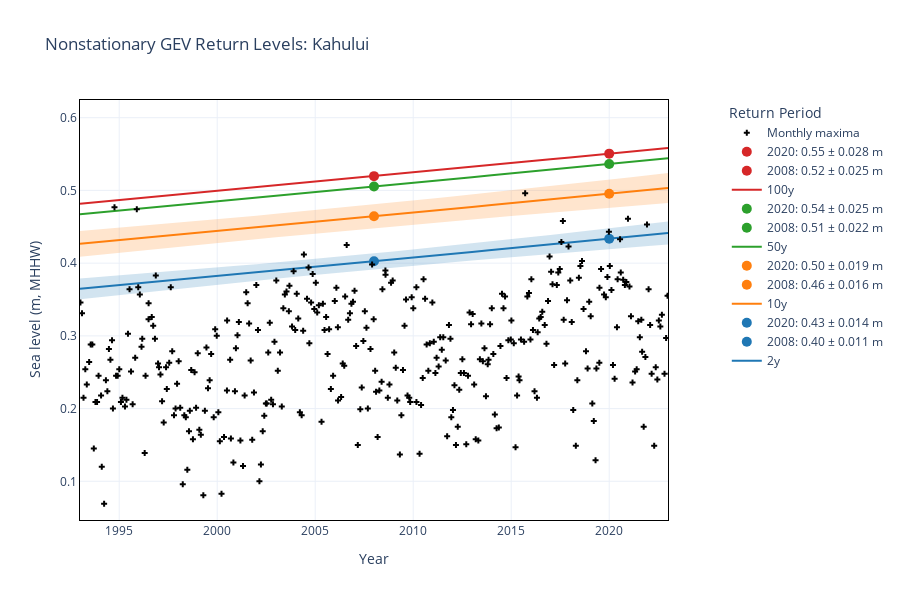

Source (notebook cell):
### Markdown cell above
```{glue:figure} TimeDependentReturnValue
:name: "TimeDependentReturnValue"
Time series of the nonstationary GEV-based extreme water level return values for {glue:text}`station_name`. The monthly maxima (+) are displayed spanning data from {glue:text}`year0` to 2023. The return levels (at 2, 10, 50, and 100 year levels) are shown in solid lines. The 95% Confidence Interval (shaded area) also varies in time, and is shown only for the 2 and 10 year return levels. Years 2008 and 2020 are highlighted on these curves to show the differences in values when taking seasonality, a long-term trend, and the 18.6 nodal-cycle into account. This particular best-fit model for {glue:text}`station_name` includes the {glue:text}`parameters_included`.
```
```{margin}
Caution: Confidence Intervals still getting tweaked!!
```

### Code cell
####INPROGRESS#####


import seaborn as sns
import matplotlib.colors as mcolors
import numpy as np
import plotly.graph_objects as go
import xarray as xr
import os

# Load the dataset
ds = xr.open_dataset(os.path.join(model_output_dir, ridString, 'RL_muN.nc'))
dsMHHW = ds - STNDtoMHHW
dsMHHW.attrs['units'] = 'm, MHHW'

# Get the first year
year0 = dsMHHW['Year'][0].item()

# Generate the Seaborn color palette and convert to hex
seaborn_palette = sns.color_palette()  # Adjust the palette as needed
cmap = [mcolors.to_hex(color) for color in seaborn_palette]

# Create Plotly figure
fig = go.Figure()

yearseval = [2008, 2020]


# Layout configuration
fig.update_layout(
    title=f'Nonstationary GEV Return Levels: {station_name}',
    xaxis_title='Year',
    yaxis_title='Sea level (m, MHHW)',
    yaxis=dict(showline=True,linecolor='black',mirror=True,tickformat='.1f',range=[meanmaxSL - 0.5 * rangemaxSL, meanmaxSL + 0.75 * rangemaxSL]),
    xaxis=dict(showline=True,linecolor='black',mirror=True,tickformat='.0f',range=[year0plot, 2023]),
    legend_title='Return Period',
    legend=dict(
        x=1.1,  # Position the legend horizontally
        y=1,  # Position the legend at the top
    ),    
    template='plotly_white',
    width = 900,
    height = 600
)

# Plot each return period
for i, rp in enumerate(dsMHHW['ReturnPeriod']):
    fig.add_trace(go.Scatter(
        x=dsMHHW['Year'].values,
        y=dsMHHW['ReturnLevel'][i].values,
        mode='lines',
        line=dict(color=cmap[i], width=2),
        name=f'{rp.values}y',
        hovertemplate='%{x:.0f}: %{y:.3f} m'
    ))
    for year in yearseval:
        yrval = dsMHHW['ReturnLevel'][i].sel(Year=year).values
        std = dsMHHW['RL_high'][i].sel(Year=year).values - yrval
        fig.add_trace(go.Scatter(
            x=[year],
            y=[yrval],
            mode='markers+text',
            marker=dict(color=cmap[i], size=10),
            hovertemplate='%{x:.0f}: %{y:.3f} m',
            textposition='top right',
            name=f'{year}: {yrval:.2f} ± {std:.3f} m'
        ))

for i in range(2):
    rgba_color = mcolors.to_rgba(cmap[i], alpha=0.2)  # Adjust alpha for transparency
    
    # Convert the RGBA color to Plotly-friendly format
    fillcolor = f'rgba({rgba_color[0]*255}, {rgba_color[1]*255}, {rgba_color[2]*255}, {rgba_color[3]})'
    fillcolor0 = f'rgba({rgba_color[0]*255}, {rgba_color[1]*255}, {rgba_color[2]*255}, 0)'

    # Add fill between RL_high and RL_low using rgba for transparency
    fig.add_trace(go.Scatter(
        x=dsMHHW['Year'].values,
        y=dsMHHW['RL_high'][i].values,
        mode='lines',  # This can be 'none' if you don't want the line, but usually 'lines' is good
        line=dict(color=fillcolor0),  # Hide the line if desired
        fillcolor=fillcolor,  # Custom RGBA color with transparency
        name='Upper Confidence Interval',
        showlegend=False,
        hoverlabel=dict(
            bgcolor=fillcolor,  # Set background color for the hover box
            font_color=cmap[i]  # Set font color to match the color map
        ),
        hovertemplate='%{x:.0f}: %{y:.3f} m'
    ))

    fig.add_trace(go.Scatter(
        x=dsMHHW['Year'].values,
        y=dsMHHW['RL_low'][i].values,
        mode='lines',  # Again, this can be 'none' if you don't want a line drawn
        fill='tonexty',  # This tells Plotly to fill to the previous trace
        fillcolor=fillcolor,  # Same fillcolor for consistency
        line=dict(color=fillcolor0),  # Hide the line if desired
        showlegend=False,
        name = 'Lower Confidence Interval',
        hoverlabel=dict(
            bgcolor=fillcolor,  # Set background color for the hover box
            font_color=cmap[i]  # Set font color to match the color map
        ),
        hovertemplate='%{x:.0f}: %{y:.3f} m'
    ))





# Assuming `mm` is defined
fig.add_trace(go.Scatter(
    x=mm['t'].values + year0,
    y=mm['monthly_max'].values - STNDtoMHHW,
    mode='markers',
    marker=dict(color='black', size=5, symbol='cross'),
    name='Monthly maxima',
    hovertemplate='%{x:.0f}: %{y:.3f} m'
))

# Save the figure
savename = f'TimeDependentReturnValue_{ridString}.html'


# Optional: Display the figure
fig.show()
#save html
matrix_dir = Path('../../matrix/plotly')
fig.write_html(matrix_dir / savename, full_html=True)

### Figure 1 — Plotly figure (JSON) as saved in the notebook; plotly's stock layout.template omitted (floating-point values rounded to 4 significant figures; data arrays with more than 128 entries replaced by an {"elided": "..."} marker saying what was removed)
{"data": [{"hovertemplate": "%{x:.0f}: %{y:.3f} m", "line": {"color": "#1f77b4", "width": 2}, "mode": "lines", "name": "2y", "type": "scatter", "x": [1993, 1994, 1995, 1996, 1997, 1998, 1999, 2000, 2001, 2002, 2003, 2004, 2005, 2006, 2007, 2008, 2009, 2010, 2011, 2012, 2013, 2014, 2015, 2016, 2017, 2018, 2019, 2020, 2021, 2022, 2023], "y": [0.3646, 0.3671, 0.3696, 0.3722, 0.3747, 0.3772, 0.3797, 0.3822, 0.3847, 0.3872, 0.3897, 0.3923, 0.3948, 0.3974, 0.3999, 0.4026, 0.4051, 0.4077, 0.4102, 0.4128, 0.4154, 0.418, 0.4205, 0.4231, 0.4257, 0.4283, 0.4309, 0.4335, 0.4361, 0.4387, 0.4413]}, {"hovertemplate": "%{x:.0f}: %{y:.3f} m", "marker": {"color": "#1f77b4", "size": 10}, "mode": "markers+text", "name": "2008: 0.40 ± 0.011 m", "textposition": "top right", "type": "scatter", "x": [2008], "y": [0.4026]}, {"hovertemplate": "%{x:.0f}: %{y:.3f} m", "marker": {"color": "#1f77b4", "size": 10}, "mode": "markers+text", "name": "2020: 0.43 ± 0.014 m", "textposition": "top right", "type": "scatter", "x": [2020], "y": [0.4335]}, {"hovertemplate": "%{x:.0f}: %{y:.3f} m", "line": {"color": "#ff7f0e", "width": 2}, "mode": "lines", "name": "10y", "type": "scatter", "x": [1993, 1994, 1995, 1996, 1997, 1998, 1999, 2000, 2001, 2002, 2003, 2004, 2005, 2006, 2007, 2008, 2009, 2010, 2011, 2012, 2013, 2014, 2015, 2016, 2017, 2018, 2019, 2020, 2021, 2022, 2023], "y": [0.4265, 0.429, 0.4315, 0.4341, 0.4366, 0.4391, 0.4417, 0.4441, 0.4466, 0.4491, 0.4517, 0.4542, 0.4567, 0.4593, 0.4618, 0.4645, 0.467, 0.4696, 0.4721, 0.4747, 0.4773, 0.4799, 0.4824, 0.485, 0.4876, 0.4902, 0.4928, 0.4954, 0.498, 0.5006, 0.5032]}, {"hovertemplate": "%{x:.0f}: %{y:.3f} m", "marker": {"color": "#ff7f0e", "size": 10}, "mode": "markers+text", "name": "2008: 0.46 ± 0.016 m", "textposition": "top right", "type": "scatter", "x": [2008], "y": [0.4645]}, {"hovertemplate": "%{x:.0f}: %{y:.3f} m", "marker": {"color": "#ff7f0e", "size": 10}, "mode": "markers+text", "name": "2020: 0.50 ± 0.019 m", "textposition": "top right", "type": "scatter", "x": [2020], "y": [0.4954]}, {"hovertemplate": "%{x:.0f}: %{y:.3f} m", "line": {"color": "#2ca02c", "width": 2}, "mode": "lines", "name": "50y", "type": "scatter", "x": [1993, 1994, 1995, 1996, 1997, 1998, 1999, 2000, 2001, 2002, 2003, 2004, 2005, 2006, 2007, 2008, 2009, 2010, 2011, 2012, 2013, 2014, 2015, 2016, 2017, 2018, 2019, 2020, 2021, 2022, 2023], "y": [0.4674, 0.4699, 0.4724, 0.4749, 0.4775, 0.48, 0.4825, 0.4849, 0.4874, 0.49, 0.4925, 0.495, 0.4976, 0.5001, 0.5027, 0.5053, 0.5079, 0.5104, 0.513, 0.5155, 0.5181, 0.5207, 0.5233, 0.5258, 0.5284, 0.531, 0.5336, 0.5362, 0.5388, 0.5414, 0.544]}, {"hovertemplate": "%{x:.0f}: %{y:.3f} m", "marker": {"color": "#2ca02c", "size": 10}, "mode": "markers+text", "name": "2008: 0.51 ± 0.022 m", "textposition": "top right", "type": "scatter", "x": [2008], "y": [0.5053]}, {"hovertemplate": "%{x:.0f}: %{y:.3f} m", "marker": {"color": "#2ca02c", "size": 10}, "mode": "markers+text", "name": "2020: 0.54 ± 0.025 m", "textposition": "top right", "type": "scatter", "x": [2020], "y": [0.5362]}, {"hovertemplate": "%{x:.0f}: %{y:.3f} m", "line": {"color": "#d62728", "width": 2}, "mode": "lines", "name": "100y", "type": "scatter", "x": [1993, 1994, 1995, 1996, 1997, 1998, 1999, 2000, 2001, 2002, 2003, 2004, 2005, 2006, 2007, 2008, 2009, 2010, 2011, 2012, 2013, 2014, 2015, 2016, 2017, 2018, 2019, 2020, 2021, 2022, 2023], "y": [0.4817, 0.4842, 0.4867, 0.4892, 0.4918, 0.4943, 0.4968, 0.4992, 0.5017, 0.5043, 0.5068, 0.5093, 0.5119, 0.5144, 0.517, 0.5196, 0.5221, 0.5247, 0.5273, 0.5298, 0.5324, 0.535, 0.5376, 0.5401, 0.5427, 0.5453, 0.5479, 0.5505, 0.5531, 0.5557, 0.5583]}, {"hovertemplate": "%{x:.0f}: %{y:.3f} m", "marker": {"color": "#d62728", "size": 10}, "mode": "markers+text", "name": "2008: 0.52 ± 0.025 m", "textposition": "top right", "type": "scatter", "x": [2008], "y": [0.5196]}, {"hovertemplate": "%{x:.0f}: %{y:.3f} m", "marker": {"color": "#d62728", "size": 10}, "mode": "markers+text", "name": "2020: 0.55 ± 0.028 m", "textposition": "top right", "type": "scatter", "x": [2020], "y": [0.5505]}, {"fillcolor": "rgba(31.0, 119.0, 180.0, 0.2)", "hoverlabel": {"bgcolor": "rgba(31.0, 119.0, 180.0, 0.2)", "font": {"color": "#1f77b4"}}, "hovertemplate": "%{x:.0f}: %{y:.3f} m", "line": {"color": "rgba(31.0, 119.0, 180.0, 0)"}, "mode": "lines", "name": "Upper Confidence Interval", "showlegend": false, "type": "scatter", "x": [1993, 1994, 1995, 1996, 1997, 1998, 1999, 2000, 2001, 2002, 2003, 2004, 2005, 2006, 2007, 2008, 2009, 2010, 2011, 2012, 2013, 2014, 2015, 2016, 2017, 2018, 2019, 2020, 2021, 2022, 2023], "y": [0.3789, 0.3809, 0.3831, 0.3853, 0.3874, 0.3896, 0.3918, 0.394, 0.3963, 0.3986, 0.401, 0.4034, 0.4058, 0.4083, 0.4108, 0.4135, 0.4162, 0.4188, 0.4216, 0.4243, 0.4271, 0.43, 0.4329, 0.4358, 0.4388, 0.4417, 0.4448, 0.4478, 0.4509, 0.454, 0.4571]}, {"fill": "tonexty", "fillcolor": "rgba(31.0, 119.0, 180.0, 0.2)", "hoverlabel": {"bgcolor": "rgba(31.0, 119.0, 180.0, 0.2)", "font": {"color": "#1f77b4"}}, "hovertemplate": "%{x:.0f}: %{y:.3f} m", "line": {"color": "rgba(31.0, 119.0, 180.0, 0)"}, "mode": "lines", "name": "Lower Confidence Interval", "showlegend": false, "type": "scatter", "x": [1993, 1994, 1995, 1996, 1997, 1998, 1999, 2000, 2001, 2002, 2003, 2004, 2005, 2006, 2007, 2008, 2009, 2010, 2011, 2012, 2013, 2014, 2015, 2016, 2017, 2018, 2019, 2020, 2021, 2022, 2023], "y": [0.3504, 0.3533, 0.3562, 0.3591, 0.362, 0.3648, 0.3676, 0.3703, 0.3731, 0.3758, 0.3785, 0.3812, 0.3838, 0.3864, 0.389, 0.3916, 0.3941, 0.3965, 0.3989, 0.4013, 0.4036, 0.4059, 0.4082, 0.4104, 0.4127, 0.4148, 0.417, 0.4192, 0.4213, 0.4234, 0.4255]}, {"fillcolor": "rgba(255.0, 127.0, 14.0, 0.2)", "hoverlabel": {"bgcolor": "rgba(255.0, 127.0, 14.0, 0.2)", "font": {"color": "#ff7f0e"}}, "hovertemplate": "%{x:.0f}: %{y:.3f} m", "line": {"color": "rgba(255.0, 127.0, 14.0, 0)"}, "mode": "lines", "name": "Upper Confidence Interval", "showlegend": false, "type": "scatter", "x": [1993, 1994, 1995, 1996, 1997, 1998, 1999, 2000, 2001, 2002, 2003, 2004, 2005, 2006, 2007, 2008, 2009, 2010, 2011, 2012, 2013, 2014, 2015, 2016, 2017, 2018, 2019, 2020, 2021, 2022, 2023], "y": [0.4443, 0.4465, 0.4487, 0.4511, 0.4534, 0.4557, 0.4581, 0.4604, 0.4628, 0.4653, 0.4677, 0.4702, 0.4728, 0.4754, 0.478, 0.4807, 0.4834, 0.4861, 0.4888, 0.4916, 0.4944, 0.4972, 0.5001, 0.503, 0.5059, 0.5088, 0.5118, 0.5148, 0.5178, 0.5208, 0.5239]}, {"fill": "tonexty", "fillcolor": "rgba(255.0, 127.0, 14.0, 0.2)", "hoverlabel": {"bgcolor": "rgba(255.0, 127.0, 14.0, 0.2)", "font": {"color": "#ff7f0e"}}, "hovertemplate": "%{x:.0f}: %{y:.3f} m", "line": {"color": "rgba(255.0, 127.0, 14.0, 0)"}, "mode": "lines", "name": "Lower Confidence Interval", "showlegend": false, "type": "scatter", "x": [1993, 1994, 1995, 1996, 1997, 1998, 1999, 2000, 2001, 2002, 2003, 2004, 2005, 2006, 2007, 2008, 2009, 2010, 2011, 2012, 2013, 2014, 2015, 2016, 2017, 2018, 2019, 2020, 2021, 2022, 2023], "y": [0.4088, 0.4116, 0.4143, 0.4171, 0.4198, 0.4225, 0.4252, 0.4278, 0.4304, 0.433, 0.4356, 0.4381, 0.4407, 0.4432, 0.4457, 0.4482, 0.4506, 0.4531, 0.4554, 0.4578, 0.4602, 0.4625, 0.4648, 0.4671, 0.4693, 0.4716, 0.4738, 0.476, 0.4782, 0.4804, 0.4825]}, {"hovertemplate": "%{x:.0f}: %{y:.3f} m", "marker": {"color": "black", "size": 5, "symbol": "cross"}, "mode": "markers", "name": "Monthly maxima", "type": "scatter", "x": {"elided": "372 float values"}, "y": {"elided": "372 float values"}}], "layout": {"height": 600, "legend": {"title": {"text": "Return Period"}, "x": 1.1, "y": 1}, "title": {"text": "Nonstationary GEV Return Levels: Kahului"}, "width": 900, "xaxis": {"linecolor": "black", "mirror": true, "range": [1993, 2023], "showline": true, "tickformat": ".0f", "title": {"text": "Year"}}, "yaxis": {"linecolor": "black", "mirror": true, "range": [0.04681, 0.6243], "showline": true, "tickformat": ".1f", "title": {"text": "Sea level (m, MHHW)"}}}}
